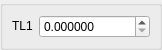
<?xml version="1.0" encoding="UTF-8"?>
<ui version="4.0">
 <class>DlgRef_1Spin_QTD</class>
 <widget class="QWidget" name="DlgRef_1Spin_QTD">
  <property name="geometry">
   <rect>
    <x>0</x>
    <y>0</y>
    <width>111</width>
    <height>43</height>
   </rect>
  </property>
  <property name="windowTitle">
   <string/>
  </property>
  <layout class="QGridLayout">
   <property name="margin">
    <number>0</number>
   </property>
   <property name="spacing">
    <number>0</number>
   </property>
   <item row="0" column="0">
    <widget class="QGroupBox" name="GroupBox1">
     <property name="title">
      <string/>
     </property>
     <layout class="QGridLayout">
      <property name="margin">
       <number>9</number>
      </property>
      <property name="spacing">
       <number>6</number>
      </property>
      <item row="0" column="0">
       <widget class="QLabel" name="TextLabel1">
        <property name="sizePolicy">
         <sizepolicy hsizetype="Fixed" vsizetype="Fixed">
          <horstretch>0</horstretch>
          <verstretch>0</verstretch>
         </sizepolicy>
        </property>
        <property name="text">
         <string>TL1</string>
        </property>
        <property name="wordWrap">
         <bool>false</bool>
        </property>
       </widget>
      </item>
      <item row="0" column="1">
       <widget class="SalomeApp_DoubleSpinBox" name="SpinBox_DX">
        <property name="decimals">
         <number>6</number>
        </property>
        <property name="maximum">
         <double>1000000000.000000000000000</double>
        </property>
       </widget>
      </item>
     </layout>
    </widget>
   </item>
  </layout>
 </widget>
 <layoutdefault spacing="6" margin="11"/>
 <pixmapfunction>qPixmapFromMimeSource</pixmapfunction>
 <customwidgets>
  <customwidget>
   <class>SalomeApp_DoubleSpinBox</class>
   <extends>QDoubleSpinBox</extends>
   <header location="global">SalomeApp_DoubleSpinBox.h</header>
  </customwidget>
 </customwidgets>
 <resources/>
 <connections/>
</ui>
